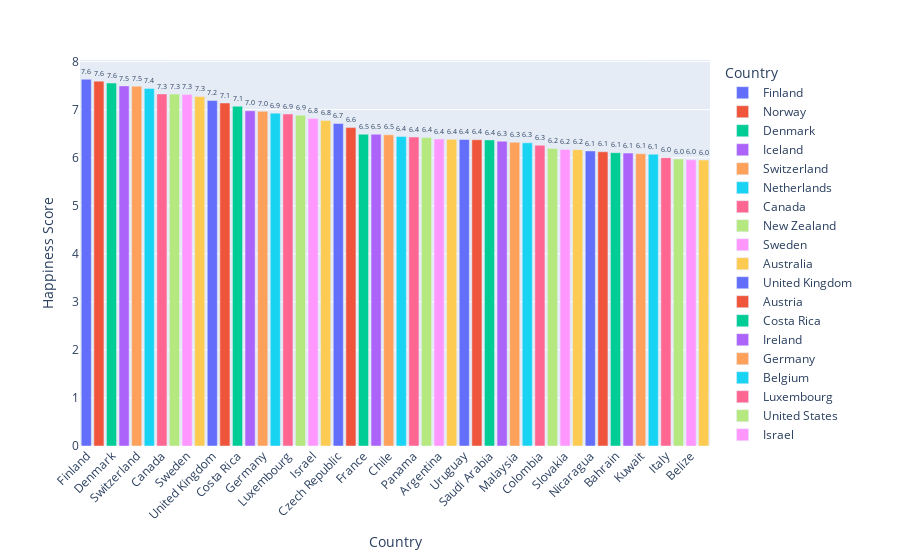

This figure's notebook cell:
### Code cell
fig1 = px.bar(data.head(50), y="Happiness Score", x= "Country", text="Happiness Score", color="Country")
fig1.update_traces(texttemplate= "%{text:.2s}", textposition="outside")
#changing font sizes
fig1.update_layout(uniformtext_minsize=8)
#rotating bottom labels
fig1.update_layout(xaxis_tickangle=-45)

### Figure 1 — Plotly figure (JSON) as saved in the notebook; plotly's stock layout.template omitted (floating-point values rounded to 4 significant figures)
{"data": [{"alignmentgroup": "True", "hovertemplate": "Country=%{x}<br>Happiness Score=%{text}<extra></extra>", "legendgroup": "Finland", "marker": {"color": "#636efa"}, "name": "Finland", "offsetgroup": "Finland", "orientation": "v", "showlegend": true, "text": [7.632], "textposition": "outside", "texttemplate": "%{text:.2s}", "type": "bar", "x": ["Finland"], "xaxis": "x", "y": [7.632], "yaxis": "y"}, {"alignmentgroup": "True", "hovertemplate": "Country=%{x}<br>Happiness Score=%{text}<extra></extra>", "legendgroup": "Norway", "marker": {"color": "#EF553B"}, "name": "Norway", "offsetgroup": "Norway", "orientation": "v", "showlegend": true, "text": [7.594], "textposition": "outside", "texttemplate": "%{text:.2s}", "type": "bar", "x": ["Norway"], "xaxis": "x", "y": [7.594], "yaxis": "y"}, {"alignmentgroup": "True", "hovertemplate": "Country=%{x}<br>Happiness Score=%{text}<extra></extra>", "legendgroup": "Denmark", "marker": {"color": "#00cc96"}, "name": "Denmark", "offsetgroup": "Denmark", "orientation": "v", "showlegend": true, "text": [7.555], "textposition": "outside", "texttemplate": "%{text:.2s}", "type": "bar", "x": ["Denmark"], "xaxis": "x", "y": [7.555], "yaxis": "y"}, {"alignmentgroup": "True", "hovertemplate": "Country=%{x}<br>Happiness Score=%{text}<extra></extra>", "legendgroup": "Iceland", "marker": {"color": "#ab63fa"}, "name": "Iceland", "offsetgroup": "Iceland", "orientation": "v", "showlegend": true, "text": [7.495], "textposition": "outside", "texttemplate": "%{text:.2s}", "type": "bar", "x": ["Iceland"], "xaxis": "x", "y": [7.495], "yaxis": "y"}, {"alignmentgroup": "True", "hovertemplate": "Country=%{x}<br>Happiness Score=%{text}<extra></extra>", "legendgroup": "Switzerland", "marker": {"color": "#FFA15A"}, "name": "Switzerland", "offsetgroup": "Switzerland", "orientation": "v", "showlegend": true, "text": [7.487], "textposition": "outside", "texttemplate": "%{text:.2s}", "type": "bar", "x": ["Switzerland"], "xaxis": "x", "y": [7.487], "yaxis": "y"}, {"alignmentgroup": "True", "hovertemplate": "Country=%{x}<br>Happiness Score=%{text}<extra></extra>", "legendgroup": "Netherlands", "marker": {"color": "#19d3f3"}, "name": "Netherlands", "offsetgroup": "Netherlands", "orientation": "v", "showlegend": true, "text": [7.441], "textposition": "outside", "texttemplate": "%{text:.2s}", "type": "bar", "x": ["Netherlands"], "xaxis": "x", "y": [7.441], "yaxis": "y"}, {"alignmentgroup": "True", "hovertemplate": "Country=%{x}<br>Happiness Score=%{text}<extra></extra>", "legendgroup": "Canada", "marker": {"color": "#FF6692"}, "name": "Canada", "offsetgroup": "Canada", "orientation": "v", "showlegend": true, "text": [7.328], "textposition": "outside", "texttemplate": "%{text:.2s}", "type": "bar", "x": ["Canada"], "xaxis": "x", "y": [7.328], "yaxis": "y"}, {"alignmentgroup": "True", "hovertemplate": "Country=%{x}<br>Happiness Score=%{text}<extra></extra>", "legendgroup": "New Zealand", "marker": {"color": "#B6E880"}, "name": "New Zealand", "offsetgroup": "New Zealand", "orientation": "v", "showlegend": true, "text": [7.324], "textposition": "outside", "texttemplate": "%{text:.2s}", "type": "bar", "x": ["New Zealand"], "xaxis": "x", "y": [7.324], "yaxis": "y"}, {"alignmentgroup": "True", "hovertemplate": "Country=%{x}<br>Happiness Score=%{text}<extra></extra>", "legendgroup": "Sweden", "marker": {"color": "#FF97FF"}, "name": "Sweden", "offsetgroup": "Sweden", "orientation": "v", "showlegend": true, "text": [7.314], "textposition": "outside", "texttemplate": "%{text:.2s}", "type": "bar", "x": ["Sweden"], "xaxis": "x", "y": [7.314], "yaxis": "y"}, {"alignmentgroup": "True", "hovertemplate": "Country=%{x}<br>Happiness Score=%{text}<extra></extra>", "legendgroup": "Australia", "marker": {"color": "#FECB52"}, "name": "Australia", "offsetgroup": "Australia", "orientation": "v", "showlegend": true, "text": [7.272], "textposition": "outside", "texttemplate": "%{text:.2s}", "type": "bar", "x": ["Australia"], "xaxis": "x", "y": [7.272], "yaxis": "y"}, {"alignmentgroup": "True", "hovertemplate": "Country=%{x}<br>Happiness Score=%{text}<extra></extra>", "legendgroup": "United Kingdom", "marker": {"color": "#636efa"}, "name": "United Kingdom", "offsetgroup": "United Kingdom", "orientation": "v", "showlegend": true, "text": [7.19], "textposition": "outside", "texttemplate": "%{text:.2s}", "type": "bar", "x": ["United Kingdom"], "xaxis": "x", "y": [7.19], "yaxis": "y"}, {"alignmentgroup": "True", "hovertemplate": "Country=%{x}<br>Happiness Score=%{text}<extra></extra>", "legendgroup": "Austria", "marker": {"color": "#EF553B"}, "name": "Austria", "offsetgroup": "Austria", "orientation": "v", "showlegend": true, "text": [7.139], "textposition": "outside", "texttemplate": "%{text:.2s}", "type": "bar", "x": ["Austria"], "xaxis": "x", "y": [7.139], "yaxis": "y"}, {"alignmentgroup": "True", "hovertemplate": "Country=%{x}<br>Happiness Score=%{text}<extra></extra>", "legendgroup": "Costa Rica", "marker": {"color": "#00cc96"}, "name": "Costa Rica", "offsetgroup": "Costa Rica", "orientation": "v", "showlegend": true, "text": [7.072], "textposition": "outside", "texttemplate": "%{text:.2s}", "type": "bar", "x": ["Costa Rica"], "xaxis": "x", "y": [7.072], "yaxis": "y"}, {"alignmentgroup": "True", "hovertemplate": "Country=%{x}<br>Happiness Score=%{text}<extra></extra>", "legendgroup": "Ireland", "marker": {"color": "#ab63fa"}, "name": "Ireland", "offsetgroup": "Ireland", "orientation": "v", "showlegend": true, "text": [6.977], "textposition": "outside", "texttemplate": "%{text:.2s}", "type": "bar", "x": ["Ireland"], "xaxis": "x", "y": [6.977], "yaxis": "y"}, {"alignmentgroup": "True", "hovertemplate": "Country=%{x}<br>Happiness Score=%{text}<extra></extra>", "legendgroup": "Germany", "marker": {"color": "#FFA15A"}, "name": "Germany", "offsetgroup": "Germany", "orientation": "v", "showlegend": true, "text": [6.965], "textposition": "outside", "texttemplate": "%{text:.2s}", "type": "bar", "x": ["Germany"], "xaxis": "x", "y": [6.965], "yaxis": "y"}, {"alignmentgroup": "True", "hovertemplate": "Country=%{x}<br>Happiness Score=%{text}<extra></extra>", "legendgroup": "Belgium", "marker": {"color": "#19d3f3"}, "name": "Belgium", "offsetgroup": "Belgium", "orientation": "v", "showlegend": true, "text": [6.927], "textposition": "outside", "texttemplate": "%{text:.2s}", "type": "bar", "x": ["Belgium"], "xaxis": "x", "y": [6.927], "yaxis": "y"}, {"alignmentgroup": "True", "hovertemplate": "Country=%{x}<br>Happiness Score=%{text}<extra></extra>", "legendgroup": "Luxembourg", "marker": {"color": "#FF6692"}, "name": "Luxembourg", "offsetgroup": "Luxembourg", "orientation": "v", "showlegend": true, "text": [6.91], "textposition": "outside", "texttemplate": "%{text:.2s}", "type": "bar", "x": ["Luxembourg"], "xaxis": "x", "y": [6.91], "yaxis": "y"}, {"alignmentgroup": "True", "hovertemplate": "Country=%{x}<br>Happiness Score=%{text}<extra></extra>", "legendgroup": "United States", "marker": {"color": "#B6E880"}, "name": "United States", "offsetgroup": "United States", "orientation": "v", "showlegend": true, "text": [6.886], "textposition": "outside", "texttemplate": "%{text:.2s}", "type": "bar", "x": ["United States"], "xaxis": "x", "y": [6.886], "yaxis": "y"}, {"alignmentgroup": "True", "hovertemplate": "Country=%{x}<br>Happiness Score=%{text}<extra></extra>", "legendgroup": "Israel", "marker": {"color": "#FF97FF"}, "name": "Israel", "offsetgroup": "Israel", "orientation": "v", "showlegend": true, "text": [6.814], "textposition": "outside", "texttemplate": "%{text:.2s}", "type": "bar", "x": ["Israel"], "xaxis": "x", "y": [6.814], "yaxis": "y"}, {"alignmentgroup": "True", "hovertemplate": "Country=%{x}<br>Happiness Score=%{text}<extra></extra>", "legendgroup": "United Arab Emirates", "marker": {"color": "#FECB52"}, "name": "United Arab Emirates", "offsetgroup": "United Arab Emirates", "orientation": "v", "showlegend": true, "text": [6.774], "textposition": "outside", "texttemplate": "%{text:.2s}", "type": "bar", "x": ["United Arab Emirates"], "xaxis": "x", "y": [6.774], "yaxis": "y"}, {"alignmentgroup": "True", "hovertemplate": "Country=%{x}<br>Happiness Score=%{text}<extra></extra>", "legendgroup": "Czech Republic", "marker": {"color": "#636efa"}, "name": "Czech Republic", "offsetgroup": "Czech Republic", "orientation": "v", "showlegend": true, "text": [6.711], "textposition": "outside", "texttemplate": "%{text:.2s}", "type": "bar", "x": ["Czech Republic"], "xaxis": "x", "y": [6.711], "yaxis": "y"}, {"alignmentgroup": "True", "hovertemplate": "Country=%{x}<br>Happiness Score=%{text}<extra></extra>", "legendgroup": "Malta", "marker": {"color": "#EF553B"}, "name": "Malta", "offsetgroup": "Malta", "orientation": "v", "showlegend": true, "text": [6.627], "textposition": "outside", "texttemplate": "%{text:.2s}", "type": "bar", "x": ["Malta"], "xaxis": "x", "y": [6.627], "yaxis": "y"}, {"alignmentgroup": "True", "hovertemplate": "Country=%{x}<br>Happiness Score=%{text}<extra></extra>", "legendgroup": "France", "marker": {"color": "#00cc96"}, "name": "France", "offsetgroup": "France", "orientation": "v", "showlegend": true, "text": [6.489], "textposition": "outside", "texttemplate": "%{text:.2s}", "type": "bar", "x": ["France"], "xaxis": "x", "y": [6.489], "yaxis": "y"}, {"alignmentgroup": "True", "hovertemplate": "Country=%{x}<br>Happiness Score=%{text}<extra></extra>", "legendgroup": "Mexico", "marker": {"color": "#ab63fa"}, "name": "Mexico", "offsetgroup": "Mexico", "orientation": "v", "showlegend": true, "text": [6.488], "textposition": "outside", "texttemplate": "%{text:.2s}", "type": "bar", "x": ["Mexico"], "xaxis": "x", "y": [6.488], "yaxis": "y"}, {"alignmentgroup": "True", "hovertemplate": "Country=%{x}<br>Happiness Score=%{text}<extra></extra>", "legendgroup": "Chile", "marker": {"color": "#FFA15A"}, "name": "Chile", "offsetgroup": "Chile", "orientation": "v", "showlegend": true, "text": [6.476], "textposition": "outside", "texttemplate": "%{text:.2s}", "type": "bar", "x": ["Chile"], "xaxis": "x", "y": [6.476], "yaxis": "y"}, {"alignmentgroup": "True", "hovertemplate": "Country=%{x}<br>Happiness Score=%{text}<extra></extra>", "legendgroup": "Taiwan", "marker": {"color": "#19d3f3"}, "name": "Taiwan", "offsetgroup": "Taiwan", "orientation": "v", "showlegend": true, "text": [6.441], "textposition": "outside", "texttemplate": "%{text:.2s}", "type": "bar", "x": ["Taiwan"], "xaxis": "x", "y": [6.441], "yaxis": "y"}, {"alignmentgroup": "True", "hovertemplate": "Country=%{x}<br>Happiness Score=%{text}<extra></extra>", "legendgroup": "Panama", "marker": {"color": "#FF6692"}, "name": "Panama", "offsetgroup": "Panama", "orientation": "v", "showlegend": true, "text": [6.43], "textposition": "outside", "texttemplate": "%{text:.2s}", "type": "bar", "x": ["Panama"], "xaxis": "x", "y": [6.43], "yaxis": "y"}, {"alignmentgroup": "True", "hovertemplate": "Country=%{x}<br>Happiness Score=%{text}<extra></extra>", "legendgroup": "Brazil", "marker": {"color": "#B6E880"}, "name": "Brazil", "offsetgroup": "Brazil", "orientation": "v", "showlegend": true, "text": [6.419], "textposition": "outside", "texttemplate": "%{text:.2s}", "type": "bar", "x": ["Brazil"], "xaxis": "x", "y": [6.419], "yaxis": "y"}, {"alignmentgroup": "True", "hovertemplate": "Country=%{x}<br>Happiness Score=%{text}<extra></extra>", "legendgroup": "Argentina", "marker": {"color": "#FF97FF"}, "name": "Argentina", "offsetgroup": "Argentina", "orientation": "v", "showlegend": true, "text": [6.388], "textposition": "outside", "texttemplate": "%{text:.2s}", "type": "bar", "x": ["Argentina"], "xaxis": "x", "y": [6.388], "yaxis": "y"}, {"alignmentgroup": "True", "hovertemplate": "Country=%{x}<br>Happiness Score=%{text}<extra></extra>", "legendgroup": "Guatemala", "marker": {"color": "#FECB52"}, "name": "Guatemala", "offsetgroup": "Guatemala", "orientation": "v", "showlegend": true, "text": [6.382], "textposition": "outside", "texttemplate": "%{text:.2s}", "type": "bar", "x": ["Guatemala"], "xaxis": "x", "y": [6.382], "yaxis": "y"}, {"alignmentgroup": "True", "hovertemplate": "Country=%{x}<br>Happiness Score=%{text}<extra></extra>", "legendgroup": "Uruguay", "marker": {"color": "#636efa"}, "name": "Uruguay", "offsetgroup": "Uruguay", "orientation": "v", "showlegend": true, "text": [6.379], "textposition": "outside", "texttemplate": "%{text:.2s}", "type": "bar", "x": ["Uruguay"], "xaxis": "x", "y": [6.379], "yaxis": "y"}, {"alignmentgroup": "True", "hovertemplate": "Country=%{x}<br>Happiness Score=%{text}<extra></extra>", "legendgroup": "Qatar", "marker": {"color": "#EF553B"}, "name": "Qatar", "offsetgroup": "Qatar", "orientation": "v", "showlegend": true, "text": [6.374], "textposition": "outside", "texttemplate": "%{text:.2s}", "type": "bar", "x": ["Qatar"], "xaxis": "x", "y": [6.374], "yaxis": "y"}, {"alignmentgroup": "True", "hovertemplate": "Country=%{x}<br>Happiness Score=%{text}<extra></extra>", "legendgroup": "Saudi Arabia", "marker": {"color": "#00cc96"}, "name": "Saudi Arabia", "offsetgroup": "Saudi Arabia", "orientation": "v", "showlegend": true, "text": [6.371], "textposition": "outside", "texttemplate": "%{text:.2s}", "type": "bar", "x": ["Saudi Arabia"], "xaxis": "x", "y": [6.371], "yaxis": "y"}, {"alignmentgroup": "True", "hovertemplate": "Country=%{x}<br>Happiness Score=%{text}<extra></extra>", "legendgroup": "Singapore", "marker": {"color": "#ab63fa"}, "name": "Singapore", "offsetgroup": "Singapore", "orientation": "v", "showlegend": true, "text": [6.343], "textposition": "outside", "texttemplate": "%{text:.2s}", "type": "bar", "x": ["Singapore"], "xaxis": "x", "y": [6.343], "yaxis": "y"}, {"alignmentgroup": "True", "hovertemplate": "Country=%{x}<br>Happiness Score=%{text}<extra></extra>", "legendgroup": "Malaysia", "marker": {"color": "#FFA15A"}, "name": "Malaysia", "offsetgroup": "Malaysia", "orientation": "v", "showlegend": true, "text": [6.322], "textposition": "outside", "texttemplate": "%{text:.2s}", "type": "bar", "x": ["Malaysia"], "xaxis": "x", "y": [6.322], "yaxis": "y"}, {"alignmentgroup": "True", "hovertemplate": "Country=%{x}<br>Happiness Score=%{text}<extra></extra>", "legendgroup": "Spain", "marker": {"color": "#19d3f3"}, "name": "Spain", "offsetgroup": "Spain", "orientation": "v", "showlegend": true, "text": [6.31], "textposition": "outside", "texttemplate": "%{text:.2s}", "type": "bar", "x": ["Spain"], "xaxis": "x", "y": [6.31], "yaxis": "y"}, {"alignmentgroup": "True", "hovertemplate": "Country=%{x}<br>Happiness Score=%{text}<extra></extra>", "legendgroup": "Colombia", "marker": {"color": "#FF6692"}, "name": "Colombia", "offsetgroup": "Colombia", "orientation": "v", "showlegend": true, "text": [6.26], "textposition": "outside", "texttemplate": "%{text:.2s}", "type": "bar", "x": ["Colombia"], "xaxis": "x", "y": [6.26], "yaxis": "y"}, {"alignmentgroup": "True", "hovertemplate": "Country=%{x}<br>Happiness Score=%{text}<extra></extra>", "legendgroup": "Trinidad & Tobago", "marker": {"color": "#B6E880"}, "name": "Trinidad & Tobago", "offsetgroup": "Trinidad & Tobago", "orientation": "v", "showlegend": true, "text": [6.192], "textposition": "outside", "texttemplate": "%{text:.2s}", "type": "bar", "x": ["Trinidad & Tobago"], "xaxis": "x", "y": [6.192], "yaxis": "y"}, {"alignmentgroup": "True", "hovertemplate": "Country=%{x}<br>Happiness Score=%{text}<extra></extra>", "legendgroup": "Slovakia", "marker": {"color": "#FF97FF"}, "name": "Slovakia", "offsetgroup": "Slovakia", "orientation": "v", "showlegend": true, "text": [6.173], "textposition": "outside", "texttemplate": "%{text:.2s}", "type": "bar", "x": ["Slovakia"], "xaxis": "x", "y": [6.173], "yaxis": "y"}, {"alignmentgroup": "True", "hovertemplate": "Country=%{x}<br>Happiness Score=%{text}<extra></extra>", "legendgroup": "El Salvador", "marker": {"color": "#FECB52"}, "name": "El Salvador", "offsetgroup": "El Salvador", "orientation": "v", "showlegend": true, "text": [6.167], "textposition": "outside", "texttemplate": "%{text:.2s}", "type": "bar", "x": ["El Salvador"], "xaxis": "x", "y": [6.167], "yaxis": "y"}, {"alignmentgroup": "True", "hovertemplate": "Country=%{x}<br>Happiness Score=%{text}<extra></extra>", "legendgroup": "Nicaragua", "marker": {"color": "#636efa"}, "name": "Nicaragua", "offsetgroup": "Nicaragua", "orientation": "v", "showlegend": true, "text": [6.141], "textposition": "outside", "texttemplate": "%{text:.2s}", "type": "bar", "x": ["Nicaragua"], "xaxis": "x", "y": [6.141], "yaxis": "y"}, {"alignmentgroup": "True", "hovertemplate": "Country=%{x}<br>Happiness Score=%{text}<extra></extra>", "legendgroup": "Poland", "marker": {"color": "#EF553B"}, "name": "Poland", "offsetgroup": "Poland", "orientation": "v", "showlegend": true, "text": [6.123], "textposition": "outside", "texttemplate": "%{text:.2s}", "type": "bar", "x": ["Poland"], "xaxis": "x", "y": [6.123], "yaxis": "y"}, {"alignmentgroup": "True", "hovertemplate": "Country=%{x}<br>Happiness Score=%{text}<extra></extra>", "legendgroup": "Bahrain", "marker": {"color": "#00cc96"}, "name": "Bahrain", "offsetgroup": "Bahrain", "orientation": "v", "showlegend": true, "text": [6.105], "textposition": "outside", "texttemplate": "%{text:.2s}", "type": "bar", "x": ["Bahrain"], "xaxis": "x", "y": [6.105], "yaxis": "y"}, {"alignmentgroup": "True", "hovertemplate": "Country=%{x}<br>Happiness Score=%{text}<extra></extra>", "legendgroup": "Uzbekistan", "marker": {"color": "#ab63fa"}, "name": "Uzbekistan", "offsetgroup": "Uzbekistan", "orientation": "v", "showlegend": true, "text": [6.096], "textposition": "outside", "texttemplate": "%{text:.2s}", "type": "bar", "x": ["Uzbekistan"], "xaxis": "x", "y": [6.096], "yaxis": "y"}, {"alignmentgroup": "True", "hovertemplate": "Country=%{x}<br>Happiness Score=%{text}<extra></extra>", "legendgroup": "Kuwait", "marker": {"color": "#FFA15A"}, "name": "Kuwait", "offsetgroup": "Kuwait", "orientation": "v", "showlegend": true, "text": [6.083], "textposition": "outside", "texttemplate": "%{text:.2s}", "type": "bar", "x": ["Kuwait"], "xaxis": "x", "y": [6.083], "yaxis": "y"}, {"alignmentgroup": "True", "hovertemplate": "Country=%{x}<br>Happiness Score=%{text}<extra></extra>", "legendgroup": "Thailand", "marker": {"color": "#19d3f3"}, "name": "Thailand", "offsetgroup": "Thailand", "orientation": "v", "showlegend": true, "text": [6.072], "textposition": "outside", "texttemplate": "%{text:.2s}", "type": "bar", "x": ["Thailand"], "xaxis": "x", "y": [6.072], "yaxis": "y"}, {"alignmentgroup": "True", "hovertemplate": "Country=%{x}<br>Happiness Score=%{text}<extra></extra>", "legendgroup": "Italy", "marker": {"color": "#FF6692"}, "name": "Italy", "offsetgroup": "Italy", "orientation": "v", "showlegend": true, "text": [6], "textposition": "outside", "texttemplate": "%{text:.2s}", "type": "bar", "x": ["Italy"], "xaxis": "x", "y": [6], "yaxis": "y"}, {"alignmentgroup": "True", "hovertemplate": "Country=%{x}<br>Happiness Score=%{text}<extra></extra>", "legendgroup": "Ecuador", "marker": {"color": "#B6E880"}, "name": "Ecuador", "offsetgroup": "Ecuador", "orientation": "v", "showlegend": true, "text": [5.973], "textposition": "outside", "texttemplate": "%{text:.2s}", "type": "bar", "x": ["Ecuador"], "xaxis": "x", "y": [5.973], "yaxis": "y"}, {"alignmentgroup": "True", "hovertemplate": "Country=%{x}<br>Happiness Score=%{text}<extra></extra>", "legendgroup": "Belize", "marker": {"color": "#FF97FF"}, "name": "Belize", "offsetgroup": "Belize", "orientation": "v", "showlegend": true, "text": [5.956], "textposition": "outside", "texttemplate": "%{text:.2s}", "type": "bar", "x": ["Belize"], "xaxis": "x", "y": [5.956], "yaxis": "y"}, {"alignmentgroup": "True", "hovertemplate": "Country=%{x}<br>Happiness Score=%{text}<extra></extra>", "legendgroup": "Lithuania", "marker": {"color": "#FECB52"}, "name": "Lithuania", "offsetgroup": "Lithuania", "orientation": "v", "showlegend": true, "text": [5.952], "textposition": "outside", "texttemplate": "%{text:.2s}", "type": "bar", "x": ["Lithuania"], "xaxis": "x", "y": [5.952], "yaxis": "y"}], "layout": {"barmode": "relative", "legend": {"title": {"text": "Country"}, "tracegroupgap": 0}, "margin": {"t": 60}, "uniformtext": {"minsize": 8}, "xaxis": {"anchor": "y", "categoryarray": ["Finland", "Norway", "Denmark", "Iceland", "Switzerland", "Netherlands", "Canada", "New Zealand", "Sweden", "Australia", "United Kingdom", "Austria", "Costa Rica", "Ireland", "Germany", "Belgium", "Luxembourg", "United States", "Israel", "United Arab Emirates", "Czech Republic", "Malta", "France", "Mexico", "Chile", "Taiwan", "Panama", "Brazil", "Argentina", "Guatemala", "Uruguay", "Qatar", "Saudi Arabia", "Singapore", "Malaysia", "Spain", "Colombia", "Trinidad & Tobago", "Slovakia", "El Salvador", "Nicaragua", "Poland", "Bahrain", "Uzbekistan", "Kuwait", "Thailand", "Italy", "Ecuador", "Belize", "Lithuania"], "categoryorder": "array", "domain": [0, 1], "tickangle": -45, "title": {"text": "Country"}}, "yaxis": {"anchor": "x", "domain": [0, 1], "title": {"text": "Happiness Score"}}}}
